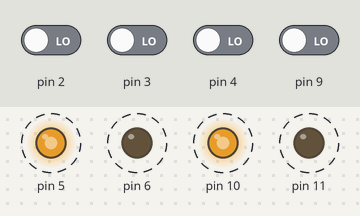
This sketch was run on a simulated Arduino Uno, built with avr-gcc and run on an emulated ATmega328P. On the bench: output pins drawn as LEDs (lit = HIGH). Dashed ring = blinking. Inputs (shaded band) come from the test bench; at power-on: pin 2–4, pin 9 LOW. What the sketch prints to the serial monitor is not drawn.

Above: at 0.76 s.
1.3 s: pin 4 driven HIGH
At 1.67 s:
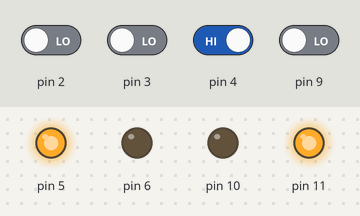
4.3 s: pin 9 driven HIGH
At 5.3 s:
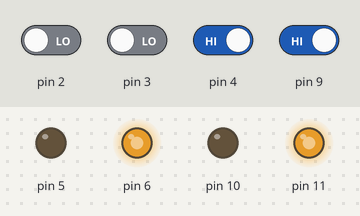
6.0 s: pin 9 driven LOW
At 6.45 s:
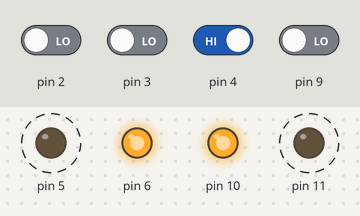
9.0 s: pin 4 driven LOW
Timing chart, 0 to 13.0 s (numbered marks = the images above; inputs shaded):
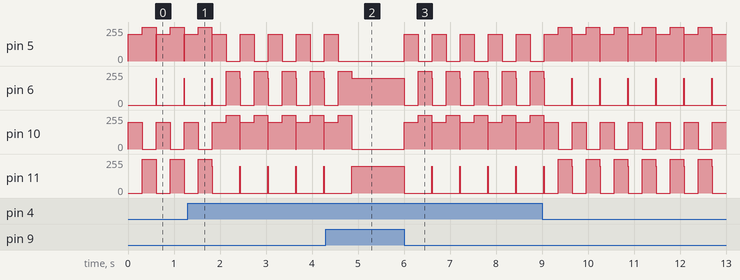

Measured:
- after the input at 4.3 s, pin 5: goes on until 4.6 s, then stays 0/255; pin 6, pin 11: goes on until 4.9 s, then stays 200/255; pin 10: goes on until 4.9 s, then stays 0/255
- after the input at 6.0 s, pin 5: alternates 200/255 for 0.30 s and 0/255 for 0.31 s, starting at once; pin 6: 200/255 → 0/255 at once, then repeats every 0.61 s: 255/255 0.30 s, 200/255 0.01 s, 0/255 0.30 s
- by itself, pin 6: repeats every 0.61 s: 0/255 0.30 s, 255/255 0.30 s, 200/255 0.01 s
- by itself, pin 10: repeats every 0.61 s: 200/255 0.30 s, 255/255 0.30 s, 0/255 0.01 s
- by itself, pin 11: repeats every 0.61 s: 200/255 0.01 s, 0/255 0.60 s

The sketch:

sketch.ino
```cpp
#include "QTRSensors.h"
#include "SumoIR.h"
#include "SumoMotors.h"

const char MotorL1 = 11;
const char MotorL2 = 10;
const char MotorR1 = 6;
const char MotorR2 = 5;

// Analog Distance Sensors
const char DistFL = 2;
const char DistF = 1;
const char DistFR = 0;
const char DistL = 3;
const char DistR = 7;

// Digital Line Sensors
const char LineBR = 3;
const char LineBL = 2;
const char LineFR = 9;
const char LineFL = 4;

// Line Sensors Initialization
QTRSensorsRC qtrline((unsigned char[]) {LineBR, LineBL, LineFR, LineFL}, 4);
unsigned int sensor_values[4];
unsigned int line_trigger = 1000;

// Distance Sensor Initialization
SumoIR dist;

// Motor Initialization
SumoMotors motors(MotorL1,MotorL2,MotorR1,MotorR2);

// Algorithm Initialization
/*
    modes:
    -2 - sees line in back sensors
    -1 - sees line in front sensors
     0 - sees nothing out of place
     1 - sees bot in front only
     2 - sees bot in front-leftish
     3 - sees bot in front-rightish
     4 - sees bot in far left
     5 - sees bot in far right
     6 - sees bot in front-leftish AND front
     7 - sees bot in front-rightish AND front
    99 - low battery, do nothing!

*/
int mode_prev;
int mode;
int mode_count;
int attack_speed = 255;
int normal_speed = 200;

bool stop = false;


void setup()
{
    motors.brake(); //motors constructor already sets pins to OUTPUT

    dist.addIR(DistL,220); //add all five distance sensors
    dist.addIR(DistFL,150);
    dist.addIR(DistF,150);
    dist.addIR(DistFR,150);
    dist.addIR(DistR,220);

    Serial.begin(9600);
    Serial.println("Starting Sumo Reporting...");
    mode = 0;
}

void loop()
{
    //check for line, watch out for outliers
    if (seesLine() && seesLine())
    {
        String lineLoc = whereSeesLine();
        if (lineLoc[3] == '1' || lineLoc[2] == '1')
        {
            //motors.brake();
            motors.drive(-normal_speed);
            delay(300);
            if (lineLoc[3] == '1' && lineLoc[2] == '1') //both or on left only
                motors.move(attack_speed,-attack_speed);

            else if (lineLoc[2] == '1') //front right only
                motors.move(-attack_speed,attack_speed);

            else //front left only
                motors.move(attack_speed,-attack_speed);
            delay(300);
        }
    }

    else
    {
        //check for opposing bot
        String botLoc = dist.getTriggered();
        if (botLoc[0] == '1') //left
            mode = 4;
        else if (botLoc[4] == '1') //right
            mode = 5;
        else if (botLoc[1] == '1' && botLoc[2] == '1') //front left AND front
            mode = 6;
        else if (botLoc[1] == '1') //front left
            mode = 2;
        else if (botLoc[3] == '1' && botLoc[2] == '1') //front right AND front
            mode = 7;
        else if (botLoc[3] == '1') //front right
            mode = 3;
        else if (botLoc[2] == '1') //front
            mode = 1;
        else
            mode = 0;

    }

    //do what mode requires
    if (mode == 0) //sees nothing
    {
        motors.drive(normal_speed);
    }
    else if (mode == 1) // target acquired, tactical nuke incoming
    {
        motors.drive(attack_speed);
    }
    else if (mode == 2) // target spotted in front left
    {
        motors.move(-normal_speed,attack_speed);
    }
    else if (mode == 3) // target spotted in front right
    {
        motors.move(attack_speed,-normal_speed);
    }
    else if (mode == 4) // target spotted in far left
    {
        motors.move(-attack_speed,attack_speed);
    }
    else if (mode == 5) // target spotted in far right
    {
        motors.move(attack_speed,-attack_speed);
    }
    else if (mode == 6) //target spotted in front left AND front
    {
        motors.move(normal_speed,attack_speed);
    }
    else if (mode == 7) //target spotted in front right AND front
    {
        motors.move(attack_speed,normal_speed);
    }
    else if (mode == 99) // battery low, stop moving!
    {
        motors.brake();
    }

    //iterate mode counter if the same mode as before, reset otherwise
    if (mode == mode_prev)
        mode_count++;
    else
        mode_count = 0;

    //one loop complete, ayyyy
}

bool seesLine()
{
    readLineSensors();
    return (sensor_values[3] < 1000 || sensor_values[2] < 1000 || sensor_values[1] < 1000 || sensor_values[0] < 1000);
}

String whereSeesLine()
{
    readLineSensors();
    String triggered = "";
    for (int i = 0; i < 4; i++)
    {
        if(sensor_values[i] < 1000)
            triggered += '1';
        else
            triggered += '0';
    }
    return triggered;
}

void readLineSensors()
{
    qtrline.read(sensor_values);
}
```
